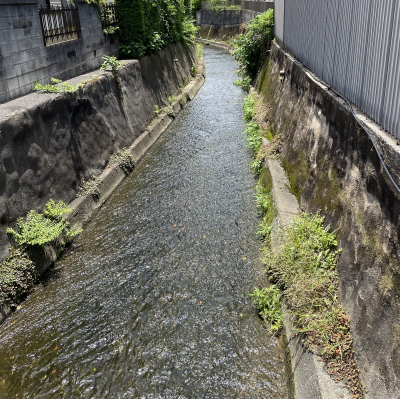
#> input picture img/orig.png, 400 x 399 px
$ python atkinson_dithering.py
#> lines starting #> are read from the running program, lines starting #| are printed output that depends on the picture
from PIL import Image
import numpy as np

def atkinson_dithering(input_path: str, output_path: str):
    # グレースケールとして読み込み
#> called with input_path = './img/orig.png', output_path = './img/ad.png'
    img = Image.open(input_path).convert("L")
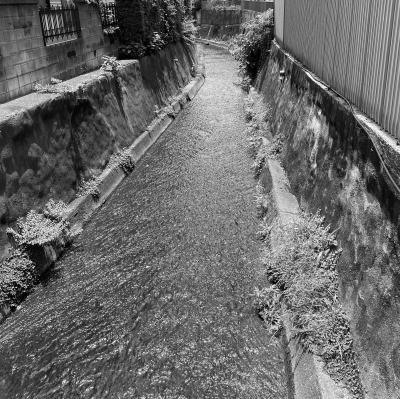
#> img: PIL image 400x399 L; min 0, max 248, mean 105
    pixels = np.array(img, dtype=float)

    height, width = pixels.shape
#> height = 399; width = 400

    for y in range(height):
        for x in range(width):
            old_pixel = pixels[y, x]
            new_pixel = 0 if old_pixel < 128 else 255
            pixels[y, x] = new_pixel
            quant_error = (old_pixel - new_pixel) / 8  # Atkinsonでは 1/8 を6か所に拡散

            # Atkinson
            if x + 1 < width:
                pixels[y, x + 1] += quant_error
            if x + 2 < width:
                pixels[y, x + 2] += quant_error
            if y + 1 < height:
                if x - 1 >= 0:
                    pixels[y + 1, x - 1] += quant_error
                pixels[y + 1, x] += quant_error
                if x + 1 < width:
                    pixels[y + 1, x + 1] += quant_error
            if y + 2 < height:
                pixels[y + 2, x] += quant_error
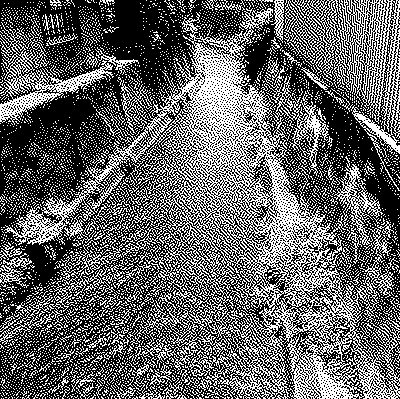
#> pixels: shape (399, 400) float64; 39.2% white in thin lines or dots

    # ピクセルの値を0-255にクリップして、uint8型に変換
    result_img = Image.fromarray(np.clip(pixels, 0, 255).astype("uint8"))
#> result_img: PIL image 400x399 L; 39.2% white in thin lines or dots
    result_img.save(output_path)
    print(f"保存完了: {output_path}")

atkinson_dithering("./img/orig.png", "./img/ad.png")
